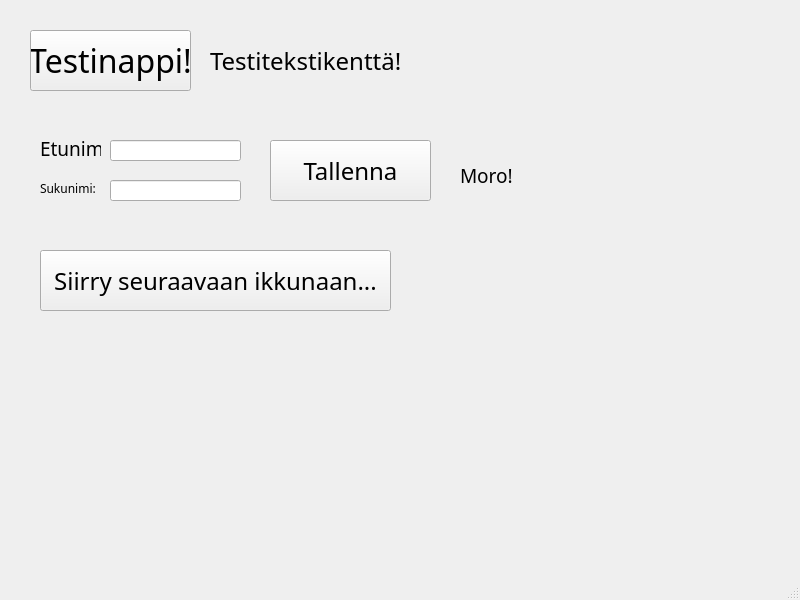
<?xml version="1.0" encoding="UTF-8"?>
<ui version="4.0">
 <class>MainWindow</class>
 <widget class="QMainWindow" name="MainWindow">
  <property name="geometry">
   <rect>
    <x>0</x>
    <y>0</y>
    <width>800</width>
    <height>600</height>
   </rect>
  </property>
  <property name="windowTitle">
   <string>MainWindow</string>
  </property>
  <widget class="QWidget" name="centralwidget">
   <widget class="QPushButton" name="btnTestinappi">
    <property name="geometry">
     <rect>
      <x>30</x>
      <y>30</y>
      <width>161</width>
      <height>61</height>
     </rect>
    </property>
    <property name="font">
     <font>
      <family>American Typewriter</family>
      <pointsize>24</pointsize>
     </font>
    </property>
    <property name="text">
     <string>Testinappi!</string>
    </property>
   </widget>
   <widget class="QLabel" name="labelTestiteksti">
    <property name="geometry">
     <rect>
      <x>210</x>
      <y>50</y>
      <width>301</width>
      <height>21</height>
     </rect>
    </property>
    <property name="font">
     <font>
      <family>American Typewriter</family>
      <pointsize>18</pointsize>
     </font>
    </property>
    <property name="text">
     <string>Testitekstikenttä!</string>
    </property>
   </widget>
   <widget class="QLabel" name="label">
    <property name="geometry">
     <rect>
      <x>40</x>
      <y>140</y>
      <width>61</width>
      <height>16</height>
     </rect>
    </property>
    <property name="font">
     <font>
      <family>American Typewriter</family>
      <pointsize>14</pointsize>
     </font>
    </property>
    <property name="text">
     <string>Etunimi:</string>
    </property>
   </widget>
   <widget class="QLabel" name="label_2">
    <property name="geometry">
     <rect>
      <x>40</x>
      <y>180</y>
      <width>71</width>
      <height>16</height>
     </rect>
    </property>
    <property name="font">
     <font>
      <family>American Typewriter</family>
     </font>
    </property>
    <property name="text">
     <string>Sukunimi:</string>
    </property>
   </widget>
   <widget class="QLineEdit" name="txtEtunimi">
    <property name="geometry">
     <rect>
      <x>110</x>
      <y>140</y>
      <width>131</width>
      <height>21</height>
     </rect>
    </property>
    <property name="font">
     <font>
      <family>American Typewriter</family>
     </font>
    </property>
   </widget>
   <widget class="QLineEdit" name="txtSukunimi">
    <property name="geometry">
     <rect>
      <x>110</x>
      <y>180</y>
      <width>131</width>
      <height>21</height>
     </rect>
    </property>
    <property name="font">
     <font>
      <family>American Typewriter</family>
     </font>
    </property>
   </widget>
   <widget class="QPushButton" name="btnTallenna">
    <property name="geometry">
     <rect>
      <x>270</x>
      <y>140</y>
      <width>161</width>
      <height>61</height>
     </rect>
    </property>
    <property name="font">
     <font>
      <family>American Typewriter</family>
      <pointsize>18</pointsize>
     </font>
    </property>
    <property name="text">
     <string>Tallenna</string>
    </property>
   </widget>
   <widget class="QLabel" name="labelTervehdys">
    <property name="geometry">
     <rect>
      <x>460</x>
      <y>160</y>
      <width>301</width>
      <height>31</height>
     </rect>
    </property>
    <property name="font">
     <font>
      <family>American Typewriter</family>
      <pointsize>14</pointsize>
     </font>
    </property>
    <property name="text">
     <string>Moro!</string>
    </property>
   </widget>
   <widget class="QPushButton" name="btnAvaaSeuraava">
    <property name="geometry">
     <rect>
      <x>40</x>
      <y>250</y>
      <width>351</width>
      <height>61</height>
     </rect>
    </property>
    <property name="font">
     <font>
      <family>American Typewriter</family>
      <pointsize>18</pointsize>
     </font>
    </property>
    <property name="text">
     <string>Siirry seuraavaan ikkunaan...</string>
    </property>
   </widget>
  </widget>
  <widget class="QMenuBar" name="menubar">
   <property name="geometry">
    <rect>
     <x>0</x>
     <y>0</y>
     <width>800</width>
     <height>24</height>
    </rect>
   </property>
  </widget>
  <widget class="QStatusBar" name="statusbar"/>
 </widget>
 <resources/>
 <connections/>
</ui>
